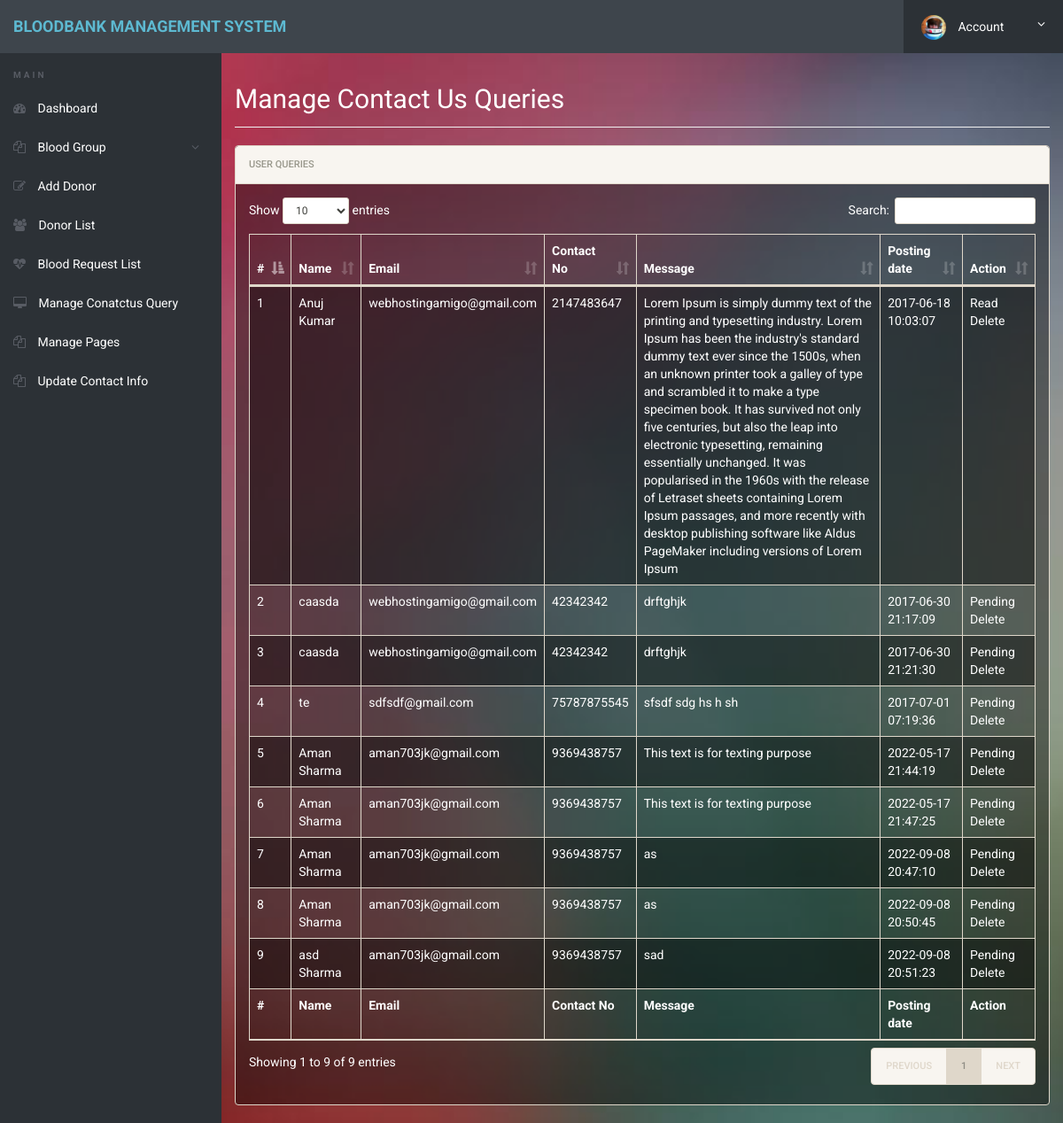
Page /Database/admin/manage-conactusquery.php (signed in) on the committed database.
### tables this page shows
CREATE TABLE `tblcontactusquery` (
  `id` int(11) NOT NULL,
  `name` varchar(100) DEFAULT NULL,
  `EmailId` varchar(120) DEFAULT NULL,
  `ContactNumber` char(11) DEFAULT NULL,
  `Message` longtext DEFAULT NULL,
  `PostingDate` timestamp NOT NULL DEFAULT current_timestamp(),
  `status` int(11) DEFAULT NULL
);

### Database/admin/manage-conactusquery.php (the view, shortened to what this page needs)
<?php
include('includes/config.php');
if(strlen($_SESSION['alogin'])==0)
	{
header('location:index.php');
}
else{
 ?>
<!doctype html>
<html lang="en" class="no-js">
<head>
	<link rel="stylesheet" href="css/font-awesome.min.css">
	<link rel="stylesheet" href="css/bootstrap.min.css">
	<link rel="stylesheet" href="css/dataTables.bootstrap.min.css">
	<link rel="stylesheet" href="css/bootstrap-social.css">
	<link rel="stylesheet" href="css/bootstrap-select.css">
	<link rel="stylesheet" href="css/fileinput.min.css">
	<link rel="stylesheet" href="css/awesome-bootstrap-checkbox.css">
	<link rel="stylesheet" href="css/style.css">
</head>
<body>
	<?php include('includes/header.php');?>
	<div class="ts-main-content">
		<?php include('includes/leftbar.php');?>
		<div class="content-wrapper">
			<div class="container-fluid">
				<div class="row">
					<div class="col-md-12">
						<h2 class="page-title">Manage Contact Us Queries</h2>
						<div class="panel panel-default">
							<div class="panel-heading">User queries</div>
							<div class="panel-body">
								<table id="zctb" class="display table table-striped table-bordered table-hover" cellspacing="0" width="100%">
									<thead>
										<tr>
										<th>#</th>
											<th>Name</th>
											<th>Email</th>
											<th>Contact No</th>
											<th>Message</th>
											<th>Posting date</th>
											<th>Action</th>
										</tr>
									</thead>
									<tfoot>
										<tr>
										<th>#</th>
											<th>Name</th>
											<th>Email</th>
											<th>Contact No</th>
											<th>Message</th>
											<th>Posting date</th>
											<th>Action</th>
										</tr>
									</tfoot>
									<tbody>
									<?php $sql = "SELECT * from  tblcontactusquery ";
$query = $dbh -> prepare($sql);
$query->execute();
$results=$query->fetchAll(PDO::FETCH_OBJ);
$cnt=1;
if($query->rowCount() > 0)
{
foreach($results as $result)
{				?>
										<tr>
											<td><?php echo htmlentities($cnt);?></td>
											<td><?php echo htmlentities($result->name);?></td>
											<td><?php echo htmlentities($result->EmailId);?></td>
											<td><?php echo htmlentities($result->ContactNumber);?></td>
											<td><?php echo htmlentities($result->Message);?></td>
											<td><?php echo htmlentities($result->PostingDate);?></td>
																<?php if($result->status==1)
{
	?><td>Read<br />
		<a href="manage-conactusquery.php?del=<?php echo htmlentities($result->id);?>" onclick="return confirm('Do you really want to read')" >Delete</a></td>
<?php } else {?>
<td><a href="manage-conactusquery.php?eid=<?php echo htmlentities($result->id);?>" onclick="return confirm('Do you really want to read')" >Pending</a><br />
	<a href="manage-conactusquery.php?eid=<?php echo htmlentities($result->id);?>" onclick="return confirm('Do you really want to read')" >Delete</a>
</td>
<?php } ?>
										</tr>
										<?php $cnt=$cnt+1; }} ?>
									</tbody>
								</table>
							</div>
						</div>
					</div>
				</div>
			</div>
		</div>
	</div>
</body>
</html>
<?php } ?>

### Database/admin/css/style.css (style rules this page uses)
html { font-size: 14px; }
@media only screen and (min-width: 480px) { html { font-size: 17px; } }
@media only screen and (min-width: 768px) { html { font-size: 14px; } }
body { font-size: 1em; }
a { color: #37a6c4; }
.panel { overflow: hidden; }
.page-title { padding-bottom: 15px; margin-bottom: 20px; border-bottom: 1px solid #f0f0f0; }
.ts-main-content .content-wrapper { padding-top: 15px; margin-top: 60px; }
@media only screen and (min-width: 992px) { .ts-main-content .content-wrapper { margin-left: 250px; } }

### Database/admin/includes/header.php (style rules this page uses)
body { background-image:url("images/blurred-background.jpg"); background-position: center; background-repeat: no-repeat; background-size: cover; }
h1,h2,h3,h4,h5,p,span,lable,li,a,ul,div { color:white; }
.panel { background-color:rgba(0,0,0,0.4); }
.table-striped>tbody>tr:nth-of-type(odd) { background-color:rgba(0,0,0,0.4); }

### rows in the picture
tblcontactusquery: name "Anuj Kumar", EmailId "webhostingamigo@gmail.com", ContactNumber "2147483647", Message "Lorem Ipsum is simply dummy text of the printing and typesetting industry. Lorem Ipsum has been the industry's standard dummy text ever since the 1500s, when an unknown printer took a galley of type and scrambled it to make a type specimen book. It has survived not only five centuries, but also the leap into electronic typesetting, remaining essentially unchanged. It was popularised in the 1960s with the release of Letraset sheets containing Lorem Ipsum passages, and more recently with desktop publishing software like Aldus PageMaker including versions of Lorem Ipsum", PostingDate "2017-06-18 10:03:07"
tblcontactusquery: name "caasda", EmailId "webhostingamigo@gmail.com", ContactNumber "42342342", Message "drftghjk", PostingDate "2017-06-30 21:17:09"
tblcontactusquery: name "caasda", EmailId "webhostingamigo@gmail.com", ContactNumber "42342342", Message "drftghjk", PostingDate "2017-06-30 21:21:30"
tblcontactusquery: name "te", EmailId "sdfsdf@gmail.com", ContactNumber "75787875545", Message "sfsdf sdg hs h sh", PostingDate "2017-07-01 07:19:36"
tblcontactusquery: name "Aman Sharma", EmailId "aman703jk@gmail.com", ContactNumber "9369438757", Message "This text is for texting purpose", PostingDate "2022-05-17 21:44:19"
tblcontactusquery: name "Aman Sharma", EmailId "aman703jk@gmail.com", ContactNumber "9369438757", Message "This text is for texting purpose", PostingDate "2022-05-17 21:47:25"
tblcontactusquery: name "Aman Sharma", EmailId "aman703jk@gmail.com", ContactNumber "9369438757", Message "as", PostingDate "2022-09-08 20:47:10"
tblcontactusquery: name "Aman Sharma", EmailId "aman703jk@gmail.com", ContactNumber "9369438757", Message "as", PostingDate "2022-09-08 20:50:45"
tblcontactusquery: name "asd Sharma", EmailId "aman703jk@gmail.com", ContactNumber "9369438757", Message "sad", PostingDate "2022-09-08 20:51:23"
